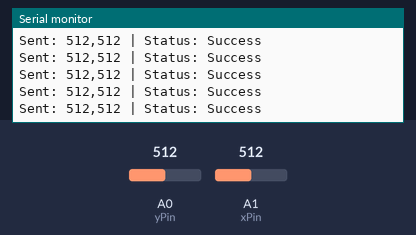
Recording of a sketch running on a simulated Arduino Uno, built with avr-gcc and run on an emulated ATmega328P. Parts: the last lines printed to the serial monitor. Inputs (shaded band) come from the test bench; at power-on: A0 (yPin) = 512, A1 (xPin) = 512. No radio packets arrive unless stated.

Above: at 1.2 s.
1.3 s: A0 (yPin) set to 104
At 1.6 s:
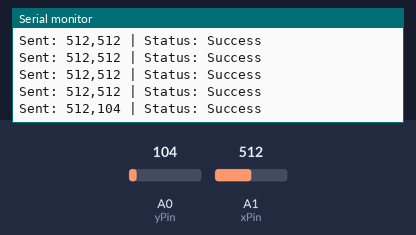
4.3 s: A0 (yPin) set to 94
At 4.43 s:
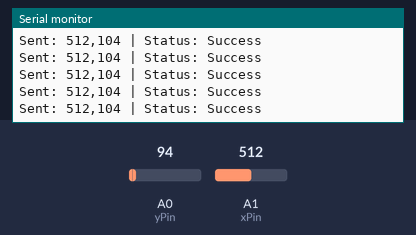
Timing chart, 0 to 7.3 s (numbered marks = the images above; inputs shaded):
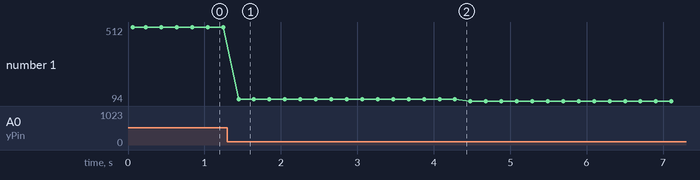

Measured:
- after the input at 1.3 s, the serial monitor: prints a new line after 0.15 s (image 1)
- plotted number 1: 512 → 104 after the input at 1.3 s, 104 → 94 after the input at 4.3 s

The sketch:

transmitter.ino
```cpp
/* Transmitter Code with Serial Debugging
 * Board: Arduino UNO/NANO/Pro Mini (5V, 16MHz)
 * NRF24L01 Wiring:
 *   GND  -> GND
 *   VCC  -> 3.3V (use regulator)
 *   CE   -> D9
 *   CSN  -> D10
 *   SCK  -> D13
 *   MOSI -> D11
 *   MISO -> D12
 */

#include <SPI.h>
#include <nRF24L01.h>
#include <RF24.h>

// RF24 setup
RF24 radio(9, 10); // CE, CSN
const byte address[6] = "00001";

// Joystick pins
const int xPin = A1;
const int yPin = A0;

void setup() {
  Serial.begin(9600);
  Serial.println("Transmitter Starting...");

  radio.begin();
  radio.openWritingPipe(address);
  radio.setPALevel(RF24_PA_MIN);
  radio.stopListening(); // Set as transmitter

  Serial.println("NRF24 Initialized. Sending data...");
}

void loop() {
  int xAxis = analogRead(xPin); // 0–1023
  int yAxis = analogRead(yPin); // 0–1023

  String message = String(xAxis) + "," + String(yAxis);
  bool report = radio.write(message.c_str(), message.length() + 1);

  // Debug
  Serial.print("Sent: ");
  Serial.print(message);
  Serial.print(" | Status: ");
  Serial.println(report ? "Success" : "Failed");

  delay(200); // Short delay for stability
}
```
